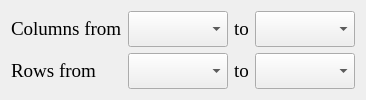
             <widget class="QWidget" name="tab_SValues">
              <property name="enabled">
               <bool>true</bool>
              </property>
              <attribute name="title">
               <string>S Values</string>
              </attribute>
              <layout class="QGridLayout" name="gridLayout_9">
               <item row="0" column="2">
                <widget class="QLabel" name="label_Scolto">
                 <property name="enabled">
                  <bool>true</bool>
                 </property>
                 <property name="font">
                  <font>
                   <family>Times New Roman</family>
                   <pointsize>14</pointsize>
                   <weight>50</weight>
                   <bold>false</bold>
                  </font>
                 </property>
                 <property name="text">
                  <string>to</string>
                 </property>
                </widget>
               </item>
               <item row="0" column="3">
                <widget class="QComboBox" name="combo_Scolto">
                 <property name="enabled">
                  <bool>true</bool>
                 </property>
                 <property name="sizePolicy">
                  <sizepolicy hsizetype="Expanding" vsizetype="Expanding">
                   <horstretch>0</horstretch>
                   <verstretch>0</verstretch>
                  </sizepolicy>
                 </property>
                 <property name="font">
                  <font>
                   <family>Times New Roman</family>
                   <pointsize>14</pointsize>
                  </font>
                 </property>
                 <item>
                  <property name="text">
                   <string/>
                  </property>
                 </item>
                 <item>
                  <property name="text">
                   <string/>
                  </property>
                 </item>
                </widget>
               </item>
               <item row="0" column="0">
                <widget class="QLabel" name="label_Scols">
                 <property name="enabled">
                  <bool>true</bool>
                 </property>
                 <property name="font">
                  <font>
                   <family>Times New Roman</family>
                   <pointsize>14</pointsize>
                  </font>
                 </property>
                 <property name="text">
                  <string>Columns from</string>
                 </property>
                </widget>
               </item>
               <item row="1" column="3">
                <widget class="QComboBox" name="combo_Srowto">
                 <property name="enabled">
                  <bool>true</bool>
                 </property>
                 <property name="sizePolicy">
                  <sizepolicy hsizetype="Expanding" vsizetype="Expanding">
                   <horstretch>0</horstretch>
                   <verstretch>0</verstretch>
                  </sizepolicy>
                 </property>
                 <property name="font">
                  <font>
                   <family>Times New Roman</family>
                   <pointsize>14</pointsize>
                  </font>
                 </property>
                </widget>
               </item>
               <item row="1" column="1">
                <widget class="QComboBox" name="combo_Srowfrom">
                 <property name="enabled">
                  <bool>true</bool>
                 </property>
                 <property name="sizePolicy">
                  <sizepolicy hsizetype="Expanding" vsizetype="Expanding">
                   <horstretch>0</horstretch>
                   <verstretch>0</verstretch>
                  </sizepolicy>
                 </property>
                 <property name="font">
                  <font>
                   <family>Times New Roman</family>
                   <pointsize>14</pointsize>
                  </font>
                 </property>
                </widget>
               </item>
               <item row="0" column="1">
                <widget class="QComboBox" name="combo_Scolfrom">
                 <property name="enabled">
                  <bool>true</bool>
                 </property>
                 <property name="sizePolicy">
                  <sizepolicy hsizetype="Expanding" vsizetype="Expanding">
                   <horstretch>0</horstretch>
                   <verstretch>0</verstretch>
                  </sizepolicy>
                 </property>
                 <property name="font">
                  <font>
                   <family>Times New Roman</family>
                   <pointsize>14</pointsize>
                  </font>
                 </property>
                </widget>
               </item>
               <item row="1" column="2">
                <widget class="QLabel" name="label_Srowto">
                 <property name="enabled">
                  <bool>true</bool>
                 </property>
                 <property name="sizePolicy">
                  <sizepolicy hsizetype="Fixed" vsizetype="Preferred">
                   <horstretch>0</horstretch>
                   <verstretch>0</verstretch>
                  </sizepolicy>
                 </property>
                 <property name="font">
                  <font>
                   <family>Times New Roman</family>
                   <pointsize>14</pointsize>
                  </font>
                 </property>
                 <property name="text">
                  <string>&lt;html&gt;&lt;head/&gt;&lt;body&gt;&lt;p&gt;to&lt;/p&gt;&lt;/body&gt;&lt;/html&gt;</string>
                 </property>
                </widget>
               </item>
               <item row="1" column="0">
                <widget class="QLabel" name="label_Srows">
                 <property name="enabled">
                  <bool>true</bool>
                 </property>
                 <property name="sizePolicy">
                  <sizepolicy hsizetype="Fixed" vsizetype="Fixed">
                   <horstretch>0</horstretch>
                   <verstretch>0</verstretch>
                  </sizepolicy>
                 </property>
                 <property name="font">
                  <font>
                   <family>Times New Roman</family>
                   <pointsize>14</pointsize>
                  </font>
                 </property>
                 <property name="text">
                  <string>&lt;html&gt;&lt;head/&gt;&lt;body&gt;&lt;p&gt;Rows from&lt;/p&gt;&lt;/body&gt;&lt;/html&gt;</string>
                 </property>
                </widget>
               </item>
              </layout>
             </widget>
